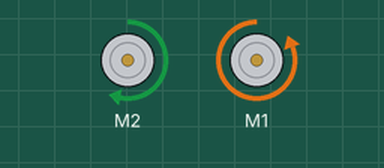
Recording of a sketch running on a simulated Arduino Uno, built with avr-gcc and run on an emulated ATmega328P. Parts: 2 × DC motor (green arrow = forward, orange = backward, longer = faster).

Above: at 0.5 s.
Timing chart, 0 to 4.6 s (numbered marks = the images above):
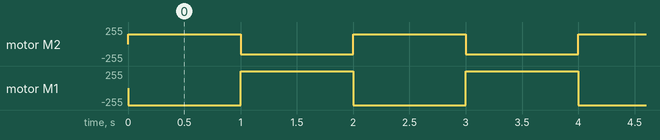

The sketch:

Motor1.ino
```cpp
#include <Wire.h>
#include <Adafruit_MotorShield.h>

Adafruit_MotorShield AFMS = Adafruit_MotorShield();

Adafruit_DCMotor *drive = AFMS.getMotor(2);
Adafruit_DCMotor *steering = AFMS.getMotor(1);

void setup() {
  AFMS.begin();

  drive->setSpeed(150);
  stop();

  steering->setSpeed(255);
  steerStraight();
}

void loop() {
  goForward();
  steerLeft();
  delay(1000);
  goBackward();
  steerRight();
  delay(1000);
}

void goForward() {
  drive->run(FORWARD);
}

void goBackward() {
  drive->run(BACKWARD);
}

void stop() {
  drive->run(RELEASE);
}

void steerLeft() {
  steering->run(BACKWARD);
}

void steerRight() {
  steering->run(FORWARD);
}

void steerStraight() {
  steering->run(RELEASE);
}
```

Measured:
- by itself, motor M2: alternates forward 150/255 for 1.0 s and backward 150/255 for 1.0 s
- by itself, motor M1: alternates forward 255/255 for 1.0 s and backward 255/255 for 1.0 s
